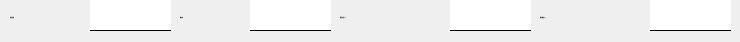
     <widget class="QWidget" name="page_noFurniture">
      <widget class="QLabel" name="label_200">
       <property name="geometry">
        <rect>
         <x>10</x>
         <y>2</y>
         <width>81</width>
         <height>31</height>
        </rect>
       </property>
       <property name="font">
        <font>
         <family>黑体</family>
         <pointsize>-1</pointsize>
        </font>
       </property>
       <property name="text">
        <string>角度系数:</string>
       </property>
      </widget>
      <widget class="QLineEdit" name="lineEdit_noFurniture_room_angle_coefficient">
       <property name="geometry">
        <rect>
         <x>90</x>
         <y>0</y>
         <width>81</width>
         <height>31</height>
        </rect>
       </property>
       <property name="font">
        <font>
         <family>黑体</family>
         <pointsize>-1</pointsize>
        </font>
       </property>
       <property name="styleSheet">
        <string notr="true">border:none;
border-bottom:1px solid black;</string>
       </property>
      </widget>
      <widget class="QLabel" name="label_201">
       <property name="geometry">
        <rect>
         <x>180</x>
         <y>2</y>
         <width>71</width>
         <height>31</height>
        </rect>
       </property>
       <property name="font">
        <font>
         <family>黑体</family>
         <pointsize>-1</pointsize>
        </font>
       </property>
       <property name="text">
        <string>吸收率:</string>
       </property>
      </widget>
      <widget class="QLineEdit" name="lineEdit_noFurniture_room_absorption_rate">
       <property name="geometry">
        <rect>
         <x>250</x>
         <y>0</y>
         <width>81</width>
         <height>31</height>
        </rect>
       </property>
       <property name="font">
        <font>
         <family>黑体</family>
         <pointsize>-1</pointsize>
        </font>
       </property>
       <property name="styleSheet">
        <string notr="true">border:none;
border-bottom:1px solid black;</string>
       </property>
      </widget>
      <widget class="QLabel" name="label_202">
       <property name="geometry">
        <rect>
         <x>340</x>
         <y>2</y>
         <width>111</width>
         <height>31</height>
        </rect>
       </property>
       <property name="font">
        <font>
         <family>黑体</family>
         <pointsize>-1</pointsize>
        </font>
       </property>
       <property name="text">
        <string>房间面积(m²):</string>
       </property>
      </widget>
      <widget class="QLineEdit" name="lineEdit_noFurniture_room_area">
       <property name="geometry">
        <rect>
         <x>450</x>
         <y>0</y>
         <width>81</width>
         <height>31</height>
        </rect>
       </property>
       <property name="font">
        <font>
         <family>黑体</family>
         <pointsize>-1</pointsize>
        </font>
       </property>
       <property name="styleSheet">
        <string notr="true">border:none;
border-bottom:1px solid black;</string>
       </property>
      </widget>
      <widget class="QLabel" name="label_203">
       <property name="geometry">
        <rect>
         <x>540</x>
         <y>2</y>
         <width>111</width>
         <height>31</height>
        </rect>
       </property>
       <property name="font">
        <font>
         <family>黑体</family>
         <pointsize>-1</pointsize>
        </font>
       </property>
       <property name="text">
        <string>房间高度(m):</string>
       </property>
      </widget>
      <widget class="QLineEdit" name="lineEdit_noFurniture_room_height">
       <property name="geometry">
        <rect>
         <x>650</x>
         <y>0</y>
         <width>81</width>
         <height>31</height>
        </rect>
       </property>
       <property name="font">
        <font>
         <family>黑体</family>
         <pointsize>-1</pointsize>
        </font>
       </property>
       <property name="styleSheet">
        <string notr="true">border:none;
border-bottom:1px solid black;</string>
       </property>
      </widget>
     </widget>
